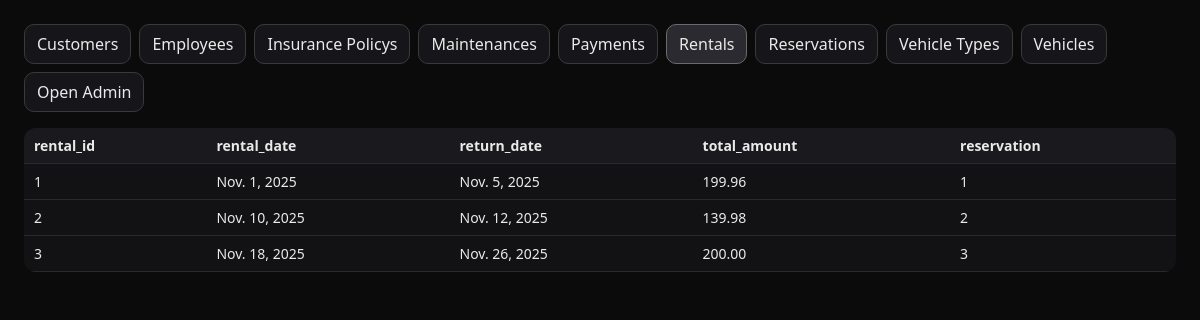
The app's page /?table=Rental with its own data.
### rental/models.py (models this page shows, shortened)
class Rental(models.Model):
    rental_id = models.IntegerField(primary_key=True)
    rental_date = models.DateField()
    return_date = models.DateField(blank=True, null=True)
    total_amount = models.DecimalField(max_digits=12, decimal_places=2)
    reservation = models.ForeignKey(Reservation, on_delete=models.PROTECT)

### rental/views.py (the view)
# urls.py: path("", views.dashboard, name="dashboard"),
def dashboard(request):
    app = apps.get_app_config("rental")
    models = sorted([m for m in app.get_models()], key=lambda m: m._meta.verbose_name_plural.lower())
    model_map = {m.__name__: m for m in models}
    selected_name = request.GET.get("table") or (models[0].__name__ if models else "")
    selected = model_map.get(selected_name) if selected_name else None
    headers, rows = ([], [])
    if selected:
        headers, rows = _rows_for(selected)
    tabs = [{"name": m.__name__, "label": m._meta.verbose_name_plural.title()} for m in models]
    ctx = {"tabs": tabs, "selected_name": selected_name, "headers": headers, "rows": rows}
    return render(request, "dashboard.html", ctx)

### rental/models.py (called while the page is built)
    def __str__(self): return f"{self.reservation_id}"

### rental/views.py (called while the page is built)
def _rows_for(model, limit=200):
    fields = [f for f in model._meta.fields]
    headers = [f.name for f in fields]
    rows = []
    for obj in model.objects.all()[:limit]:
        row = []
        for f in fields:
            v = getattr(obj, f.name)
            row.append(str(v) if f.is_relation and v is not None else v)
        rows.append(row)
    return headers, rows

### templates/dashboard.html (shortened to what this page needs)
<!doctype html>
<html>
<head>
</head>
<body>
  <div class="bar">
    {% for t in tabs %}
      <a class="btn {% if t.name == selected_name %}active{% endif %}" href="?table={{t.name}}">{{ t.label }}</a>
    {% endfor %}
    <a class="btn" href="/admin/" target="_blank">Open Admin</a>
  </div>
  {% if headers and rows %}
  <table>
    <tr>
      {% for h in headers %}<th>{{ h }}</th>{% endfor %}
    </tr>
    {% for r in rows %}
    <tr>
      {% for c in r %}<td>{{ c }}</td>{% endfor %}
    </tr>
    {% endfor %}
  </table>
  {% else %}
    <div class="empty">No data.</div>
  {% endif %}
</body>
</html>

### templates/dashboard.html (style rules this page uses)
body { font-family:system-ui,-apple-system,Segoe UI,Roboto,Helvetica,Arial,sans-serif;margin:24px;background:#0b0b0c;color:#eaeaea }
a,button { color:inherit;text-decoration:none }
.bar { display:flex;gap:8px;flex-wrap:wrap;align-items:center;margin-bottom:16px }
.btn { border:1px solid #3a3a3a;padding:8px 12px;border-radius:10px;background:#16161a;cursor:pointer }
.btn.active { background:#2a2a30;border-color:#6a6a6a }
table { border-collapse:collapse;width:100%;background:#121214;border-radius:12px;overflow:hidden }
th,td { border-bottom:1px solid #2a2a2a;padding:8px 10px;text-align:left;font-size:14px }
th { background:#1a1a1e;font-weight:600 }

### records on screen
Rental: r "Nov. 1, 2025" "Nov. 5, 2025" "199.96"
Rental: r "Nov. 10, 2025" "Nov. 12, 2025" "139.98"
Rental: r "Nov. 18, 2025" "Nov. 26, 2025" "200.00"

### other values on screen
{{ t.label }} "Customers" "Employees" "Insurance Policys" "Maintenances" "Payments" "Rentals" "Reservations" "Vehicle Types" "Vehicles"
{{ h }} "rental_id" "rental_date" "return_date" "total_amount" "reservation"
{{ c }} "1" "1" "2" "2" "3" "3"
